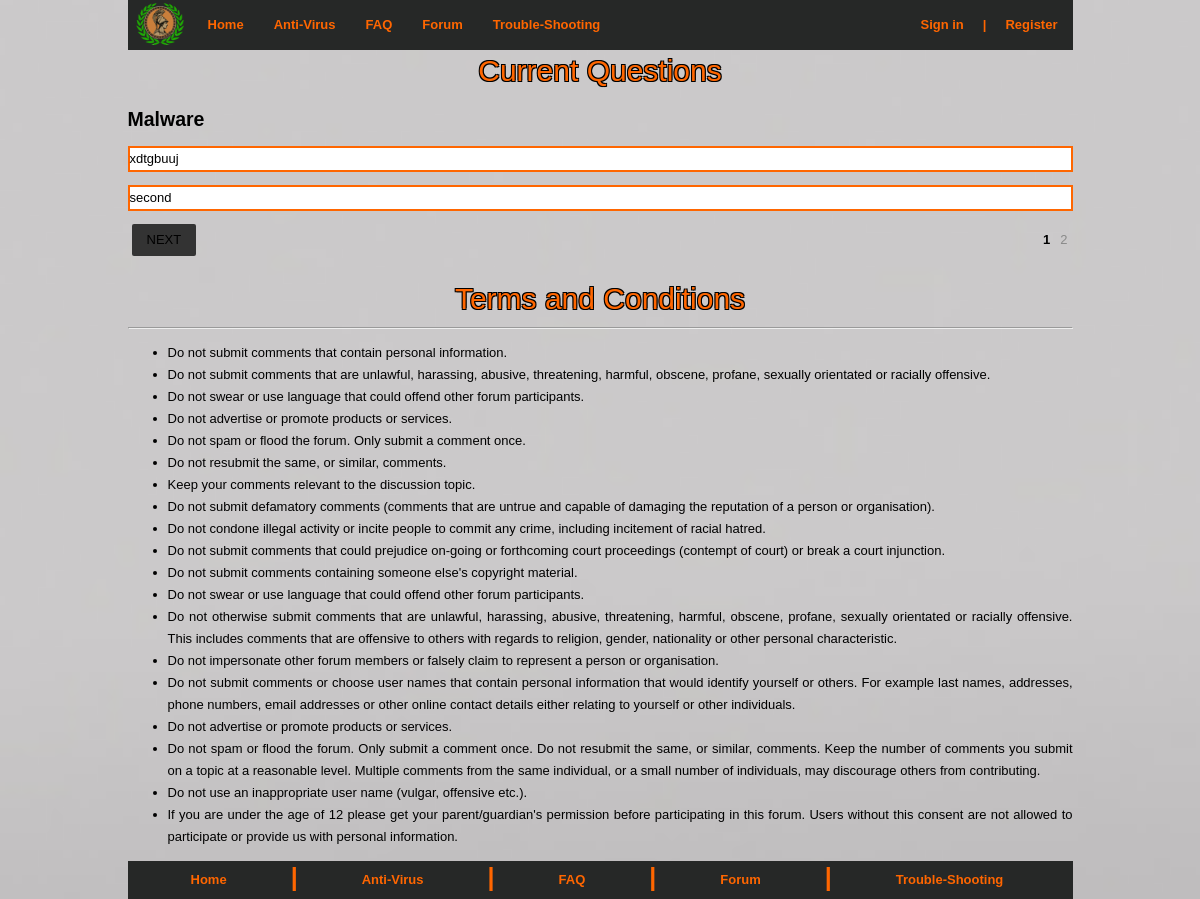
Before: /currentQuestions.php?cv=1&id=1 with the older database file.
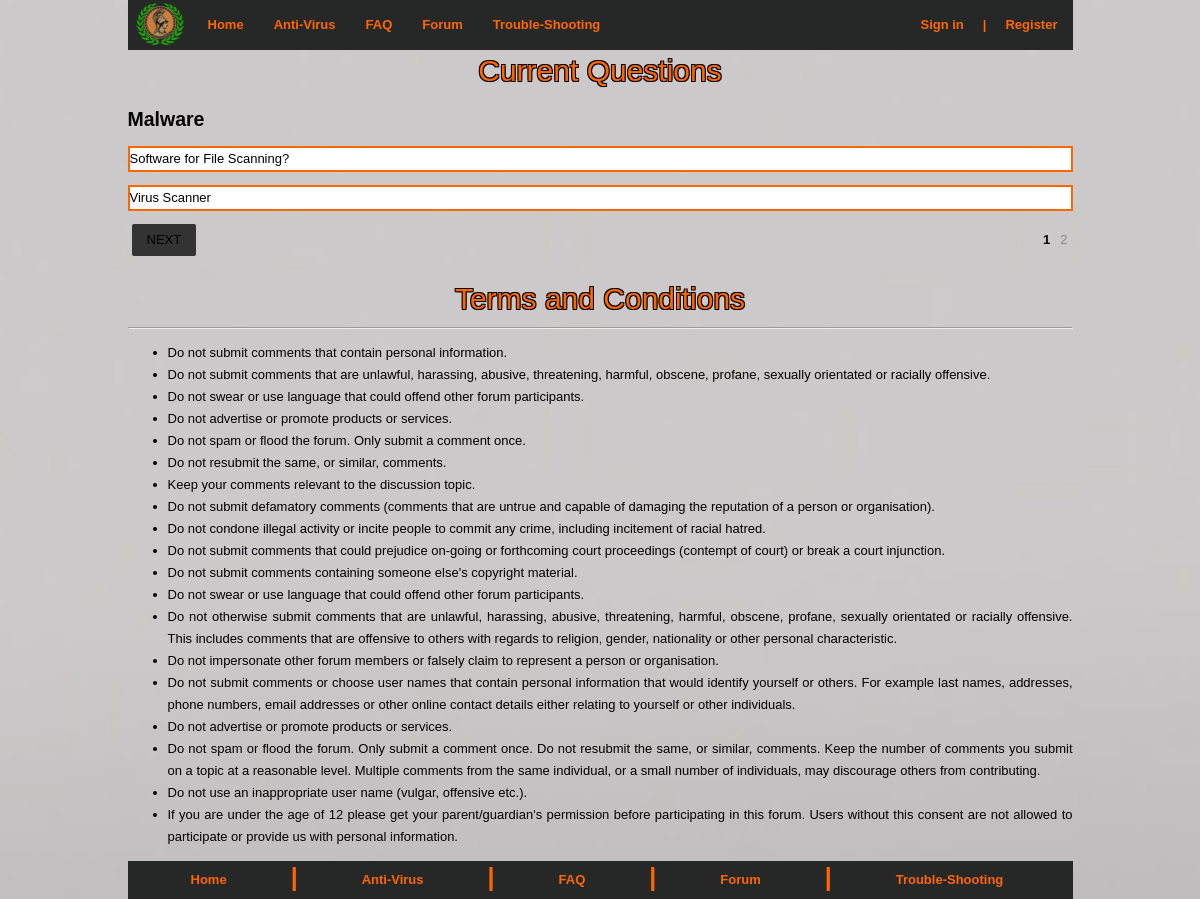
After: the same page with the newer database file.
### tables this page shows
CREATE TABLE `categories` (
  `categoryID` int(11) NOT NULL AUTO_INCREMENT,
  `title` text,
  PRIMARY KEY (`categoryID`)
);

CREATE TABLE `questiondetails` (
  `questionID` int(11) NOT NULL AUTO_INCREMENT,
  `questionText` text NOT NULL,
  `userID` int(11) NOT NULL,
  `questionTitle` text NOT NULL,
  `questionDate` date NOT NULL,
  `questionStatus` text NOT NULL,
  `categoryID` int(11) NOT NULL,
  `score` int(11) DEFAULT '0',
  PRIMARY KEY (`questionID`),
  KEY `userInformation` (`userID`),
  KEY `categoryID` (`categoryID`),
  CONSTRAINT `questiondetails_ibfk_1` FOREIGN KEY (`categoryID`) REFERENCES `categories` (`categoryID`),
  CONSTRAINT `userInformation` FOREIGN KEY (`userID`) REFERENCES `userdetails` (`userID`) ON DELETE CASCADE ON UPDATE CASCADE
);

### currentQuestions.php (the view, shortened to what this page needs)
<!DOCTYPE html>
<html lang="en">
<head>
<link rel="stylesheet" type="text/css" href="CSS/mystyle.css"/>
</head>
<body>
<?php
		$loggedIn = "false";
		$categoryID = $_GET['cv'];
?>
	<div id = "nav">
		<nav>
			<ul>
			<div id = "navlogofloat">
				<a href="index.php"><img src="Images/athenalogo.png" alt="Athena Security" title="Athena Security" height="50" width="65"></a>
			</div>
				<li><a href="index.php">Home</a></li>
				<li><a href="anti-virus.php">Anti-Virus</a></li>
				<li><a href="FAQ.php">FAQ</a></li>
				<li><a href="forumMenu.php">Forum</a></li>
				<li><a href="Trouble-shooting.php">Trouble-Shooting</a></li>
				<div id = "nav2">
					<nav>
						<ul>
							<?php
						if($loggedIn == "false")
						{
							echo "<li><b></li></b>";
						}
							?>
						</ul>
					</nav>
				</div>
				<div id = "nav3">
					<nav>
						<ul>
						<?php
							if ($loggedIn == "false")
							{
							echo"<li><a href='registryTest.php'>Register</a></li>";
							echo "<li><b>|</b></li>";
							echo "<li><a href=loginTest.php>Sign in</a></li>";
							}
							?>
						</ul>
					</nav>
				</div>
			</ul>
		</nav>
	</div>
		<div id = "heading">
		Current Questions
		</div>
	<?php
		$questionCategory = "SELECT title from categories WHERE categoryID = '$categoryID'";
		$result = mysql_query($questionCategory);
		$row = mysql_fetch_row($result);
		$categoryName = $row[0];
		echo "<h2>$categoryName</h2>";
				$start=0;
				$limit=2;
		if(isset($_GET['id']))
			{
				$id=$_GET['id'];
				$start=($id-1)*$limit;
			}
$query=mysql_query("SELECT questionID, questionTitle FROM questionDetails WHERE categoryID = '$categoryID' ORDER BY questionID DESC LIMIT $start, $limit");
	while($query2=mysql_fetch_array($query))
		{
			$questionTitle = $query2['questionTitle'];
			$questionID = $query2['questionID'];
			echo "<p id=questionTitle2><a href='questionResponse.php?qid=$questionID&id=1'>$questionTitle</a></p>";
		}
$newTotal = 0;
$newQuery = "SELECT questionID, questionTitle FROM questionDetails WHERE categoryID = '$categoryID' ORDER BY questionID";
$responseList = mysql_query($newQuery);
while ($response = mysql_fetch_array($responseList))
				{
						$newTotal = $newTotal + 1;
				}
$total=ceil($newTotal/$limit);
if($id<$total)
{
	echo "<a href='?cv=".$categoryID."&id=".($id+1)."' class='button'>NEXT</a>";
}
echo "<ul class='page'>";
		for($i=1;$i<=$total;$i++)
		{
			if($i==$id) { echo "<li class='current'>".$i."</li>"; }
			else { echo "<li><a href='?cv=".$categoryID."&id=".$i."'>".$i."</a></li>"; }
		}
echo "</ul>";
echo "<br><br>";
	?>
	<div id = "heading4">
		Terms and Conditions
		</div>
		<hr>
		<ul>
		<li>Do not submit comments that contain personal information.</li>
		<li>Do not submit comments that are unlawful, harassing, abusive, threatening, harmful, obscene, profane, sexually orientated or racially offensive.</li>
		<li>Do not swear or use language that could offend other forum participants.</li>
		<li>Do not advertise or promote products or services.</li>
		<li>Do not spam or flood the forum. Only submit a comment once.</li>
		<li>Do not resubmit the same, or similar, comments.</li>
		<li>Keep your comments relevant to the discussion topic.</li>
		<li>Do not submit defamatory comments (comments that are untrue and capable of damaging the reputation of a person or organisation).</li>
		<li>Do not condone illegal activity or incite people to commit any crime, including incitement of racial hatred.</li>
		<li>Do not submit comments that could prejudice on-going or forthcoming court proceedings (contempt of court) or break a court injunction.</li>
		<li>Do not submit comments containing someone else's copyright material.</li>
		<li>Do not swear or use language that could offend other forum participants.</li>
		<li>Do not otherwise submit comments that are unlawful, harassing, abusive, threatening, harmful, obscene, profane, sexually orientated or racially offensive. This includes comments that are offensive to others with regards to religion, gender, nationality or other personal characteristic.</li>
		<li>Do not impersonate other forum members or falsely claim to represent a person or organisation.</li>
		<li>Do not submit comments or choose user names that contain personal information that would identify yourself or others. For example last names, addresses, phone numbers, email addresses or other online contact details either relating to yourself or other individuals.</li>
		<li>Do not advertise or promote products or services. </li>
		<li>Do not spam or flood the forum. Only submit a comment once. Do not resubmit the same, or similar, comments. Keep the number of comments you submit on a topic at a reasonable level. Multiple comments from the same individual, or a small number of individuals, may discourage others from contributing. </li>
		<li>Do not use an inappropriate user name (vulgar, offensive etc.).</li>
		<li>If you are under the age of 12 please get your parent/guardian's permission before participating in this forum. Users without this consent are not allowed to participate or provide us with personal information.</li>
		</ul>
	<div id="footer">
			<ul>
				<li><a href="index.php">Home</a></li>
				<li><b>|</b></li>
				<li><a href="anti-virus.php">Anti-Virus</a></li>
				<li><b>|</b></li>
				<li><a href="FAQ.php">FAQ</a></li>
				<li><b>|</b></li>
				<li><a href="forumMenu.php">Forum</a></li>
				<li><b>|</b></li>
				<li><a href="Trouble-shooting.php">Trouble-Shooting</a></li>
			</ul>
	</div>
</body>
</html>

### CSS/mystyle.css (style rules this page uses)
footer, nav { display:block; }
body { height:100%; padding:0px; margin:0 auto; width:945px; font:13px/22px Helveltica, Arial, "sans-serif"; position:relative; top:0; text-align:justify; background-image: url("../Images/background.jpg"); -webkit-background-size: cover; -moz-background-size: cover; -o-background-size: cover; background-size: cover; vertical-align: middle; }
p { width:941px; }
#navlogofloat { float:left; }
#nav { height:50px; width:945px; float:left; padding:0; background-color:#262827; }
#nav ul { list-style:none; width:945px; margin:0 auto; padding:0; }
#nav li { float:left; }
#nav li a { display:block; padding:14px 15px; text-decoration:none; font-weight:bold; color:#FF6600; }
#nav2 ul { list-style:none; width:100%; }
#nav2 li b { display:block; padding:14px 5px; text-decoration:none; font-weight:bold; color:#FF6600; padding-left:90px; }
#nav3 li { float:right; }
#nav3 ul { list-style:none; width:100%; }
#nav3 li a { display:block; padding:14px 15px; text-decoration:none; font-weight:bold; color:#FF6600; }
#nav3 li b { display:block; padding:14px 4px; text-decoration:none; font-weight:bold; color:#FF6600; }
#heading { text-align: center; font-size: 30px; font-weight: 5px; margin:0px; padding-bottom:10px; padding-top:60px; color: #FF6600; text-shadow: -1px -1px 0 #000, 1px -1px 0 #000, -1px 1px 0 #000, 1px 1px 0 #000; }
#heading4 { text-align: center; font-size: 30px; font-weight: 5px; margin:0px; padding-top:20px; padding-bottom:10px; color: #FF6600; text-shadow: -1px -1px 0 #000, 1px -1px 0 #000, -1px 1px 0 #000, 1px 1px 0 #000; }
a:link, a:visited { color: inherit; text-decoration: none; }
#questionTitle2 { border-style: solid; border-width: 2px; border-color: #FF6600; background-color: white; }
.page { float: right; margin: 0; padding: 0; }
.page li { list-style: none; display:inline-block; }
.page li a, .current { display: block; padding: 5px; text-decoration: none; color: #8A8A8A; }
.current { font-weight:bold; color: #000; }
.button { padding: 5px 15px; text-decoration: none; background: #333; color: #F3F3F3; font-size: 13PX; border-radius: 2PX; margin: 0 4PX; display: block; float: left; }
#footer { width:945px; float:left; margin:0 0 0em 0; padding:0; background-color:#262827; position:relative; bottom:0; }
#footer ul { list-style:none; width:945px; margin:0 auto; padding:0; }
#footer li { float:left; }
#footer li a { display:block; padding:8px 63px; text-decoration:none; font-weight:bold; color:#FF6600; }
#footer li b { display:block; padding:8px 1px; padding-top:5px; font-weight:bold; color:#FF6600; font-size:25px; }

Changed rows visible on the page:
removed questiondetails: questionTitle "xdtgbuuj"
removed questiondetails: questionTitle "second"
added questiondetails: questionTitle "Software for File Scanning?"
added questiondetails: questionTitle "Virus Scanner"
